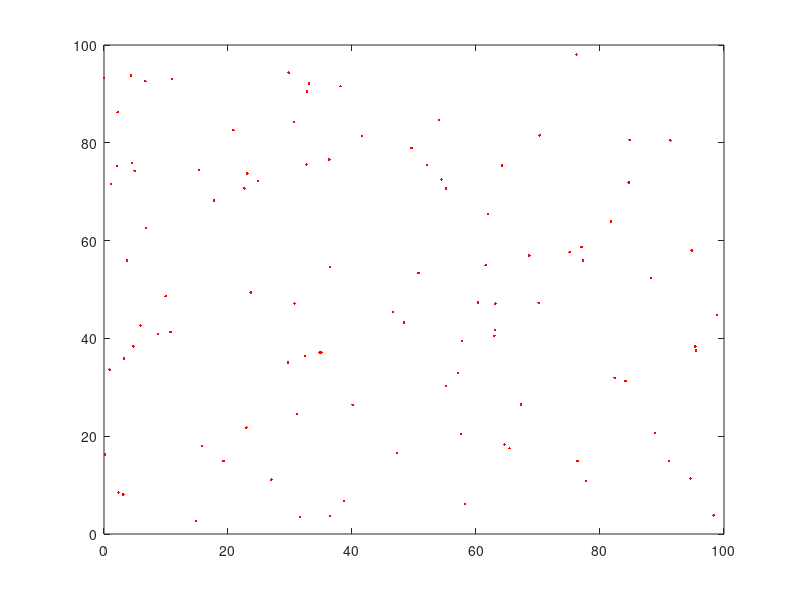

Write MATLAB code to recreate this figure. (Note: this script raises an error after producing the figure.)

%%

N=100;                       % number of nodes
area=[100,100];              % nodes deployment area in meter
Trange=7;                   % transmission range of sensor node in meter
nodes.pos=area(1).*rand(N,2);% nodes geographical locations
lambda=0.125;                % signal wavelength in meter
nodes.major = Trange;        % major axis for ellpitical range in meter
nodes.minor = lambda*Trange;  % minro axis for ellipitical range in meter
% redundantNo=9;               % number of healing nodes   
redundantNo=round(10*N/100);
%% plot the nodes deployment
cnt=1;
for ii=1:N      
    for jj=1:N
        if ii~=jj
            nodes.distance(ii,jj)=pdist([nodes.pos(ii,:);nodes.pos(jj,:)]);
            if nodes.distance(ii,jj)<Trange || nodes.distance(ii,jj)==Trange
                nodes.inrange(ii,jj)=1;
            else
                nodes.inrange(ii,jj)=0;
            end
        end
    end
end
figure
F5=plot(nodes.pos(:,1),nodes.pos(:,2),'.','color','r');
hold on
for ii=1:N                   % plot the circular transmission range
    [nodes.circle.x(ii,:),nodes.circle.y(ii,:)]=circle(nodes.pos(ii,1),nodes.pos(ii,2),Trange);
    F6=fill(nodes.circle.x(ii,:),nodes.circle.y(ii,:),[0.25,0.25,0.25]);
    alpha 0.3
    hold on
end
axis on
xlabel('x(m)')
ylabel('y(m)')
title('Initial Placement of Nodes with circular transmission range')
%% plot delauny triangle
TRI = delaunay(nodes.pos(:,1),nodes.pos(:,2));
figure(2)
F5 = plot(nodes.pos(:,1),nodes.pos(:,2),'.','color','r');
hold on
for ii=1:N                   % plot the circular transmission range
    [nodes.circle.x(ii,:),nodes.circle.y(ii,:)]=circle(nodes.pos(ii,1),nodes.pos(ii,2),Trange);
    F6=fill(nodes.circle.x(ii,:),nodes.circle.y(ii,:),[0.25,0.25,0.25]);
    alpha 0.3
    hold on
end
axis on
xlabel('x(m)')
ylabel('y(m)')
title('Coverage hole in initila position of Nodes')
hold on
triplot(TRI,nodes.pos(:,1),nodes.pos(:,2))
%% Hole detection
[holeDetected.circle,Circmcenter.circle,circumradius.circle]=holeDetection(TRI,nodes,F5,F6,Trange,area,2,1);
display(['--> No of detected Holes for Circular = ',num2str(numel(find(holeDetected.circle)))])
%% PSO optimize position of rest wsn nodes to cover the hole
nvars = 2*(N);
fun=@(x)objf(x,Trange,area);
lb=zeros(nvars,1);
ub=area(1).*ones(nvars,1);
options = optimoptions(@particleswarm,'Display','iter','MaxIterations',100,'PlotFcn','pswplotbestf');
[x,fval] = particleswarm(fun,nvars,lb,ub,options);
finalPos = reshape(x,[numel(x)/2,2]);
% plot the final tuned Node' pos

T = table(finalPos(:,1), finalPos(:,2));
writetable(T, 'somefile.txt')
figure
plot(finalPos(:,1),finalPos(:,2),'.','color','r');
hold on
for ii=1:N                 % plot the circular transmission range
    [finalcircle.x(ii,:),finalcircle.y(ii,:)]=circle(finalPos(ii,1),finalPos(ii,2),Trange);
    fill(finalcircle.x(ii,:),finalcircle.y(ii,:),[0.25,0.25,0.25]);
    alpha 0.3
    hold on
end
axis on
xlabel('x(m)')
ylabel('y(m)')
title('Optimized location of Nodes with circular transmission range')

tp;